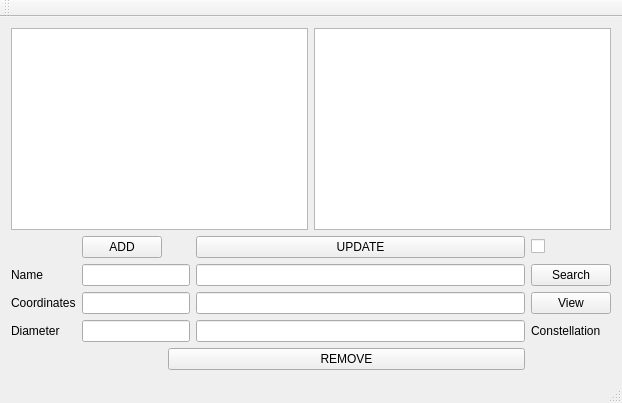
<?xml version="1.0" encoding="UTF-8"?>
<ui version="4.0">
 <class>StarGUIClass</class>
 <widget class="QMainWindow" name="StarGUIClass">
  <property name="geometry">
   <rect>
    <x>0</x>
    <y>0</y>
    <width>622</width>
    <height>403</height>
   </rect>
  </property>
  <property name="windowTitle">
   <string>StarGUI</string>
  </property>
  <widget class="QWidget" name="centralWidget">
   <layout class="QVBoxLayout" name="verticalLayout_2">
    <item>
     <layout class="QVBoxLayout" name="verticalLayout">
      <item>
       <layout class="QHBoxLayout" name="horizontalLayout">
        <item>
         <widget class="QTableView" name="tableView"/>
        </item>
        <item>
         <widget class="QListWidget" name="listWidget"/>
        </item>
       </layout>
      </item>
      <item>
       <layout class="QGridLayout" name="gridLayout">
        <item row="0" column="3">
         <widget class="QPushButton" name="updateButton">
          <property name="text">
           <string>UPDATE</string>
          </property>
         </widget>
        </item>
        <item row="4" column="2" colspan="2">
         <widget class="QPushButton" name="removeButton">
          <property name="text">
           <string>REMOVE</string>
          </property>
         </widget>
        </item>
        <item row="3" column="0">
         <widget class="QLabel" name="label_3">
          <property name="text">
           <string>Diameter</string>
          </property>
         </widget>
        </item>
        <item row="0" column="4">
         <widget class="QCheckBox" name="checkBox">
          <property name="text">
           <string/>
          </property>
         </widget>
        </item>
        <item row="1" column="0">
         <widget class="QLabel" name="label">
          <property name="text">
           <string>Name</string>
          </property>
         </widget>
        </item>
        <item row="1" column="1" colspan="2">
         <widget class="QLineEdit" name="nameLineEdit"/>
        </item>
        <item row="2" column="0">
         <widget class="QLabel" name="label_2">
          <property name="text">
           <string>Coordinates</string>
          </property>
         </widget>
        </item>
        <item row="2" column="1" colspan="2">
         <widget class="QLineEdit" name="RaLineEdit"/>
        </item>
        <item row="1" column="4">
         <widget class="QPushButton" name="searchButton">
          <property name="text">
           <string>Search</string>
          </property>
         </widget>
        </item>
        <item row="2" column="4">
         <widget class="QPushButton" name="viewButton">
          <property name="text">
           <string>View</string>
          </property>
         </widget>
        </item>
        <item row="1" column="3">
         <widget class="QLineEdit" name="newNameLineEdit"/>
        </item>
        <item row="0" column="1">
         <widget class="QPushButton" name="addButton">
          <property name="text">
           <string>ADD</string>
          </property>
         </widget>
        </item>
        <item row="3" column="3">
         <widget class="QLineEdit" name="constellationLineEdit"/>
        </item>
        <item row="3" column="1" colspan="2">
         <widget class="QLineEdit" name="diameterLineEdit"/>
        </item>
        <item row="2" column="3">
         <widget class="QLineEdit" name="decLineEdit"/>
        </item>
        <item row="3" column="4">
         <widget class="QLabel" name="label_4">
          <property name="text">
           <string>Constellation</string>
          </property>
         </widget>
        </item>
       </layout>
      </item>
     </layout>
    </item>
   </layout>
  </widget>
  <widget class="QMenuBar" name="menuBar">
   <property name="geometry">
    <rect>
     <x>0</x>
     <y>0</y>
     <width>622</width>
     <height>22</height>
    </rect>
   </property>
  </widget>
  <widget class="QToolBar" name="mainToolBar">
   <attribute name="toolBarArea">
    <enum>TopToolBarArea</enum>
   </attribute>
   <attribute name="toolBarBreak">
    <bool>false</bool>
   </attribute>
  </widget>
  <widget class="QStatusBar" name="statusBar"/>
 </widget>
 <layoutdefault spacing="6" margin="11"/>
 <resources>
  <include location="StarGUI.qrc"/>
 </resources>
 <connections/>
</ui>
